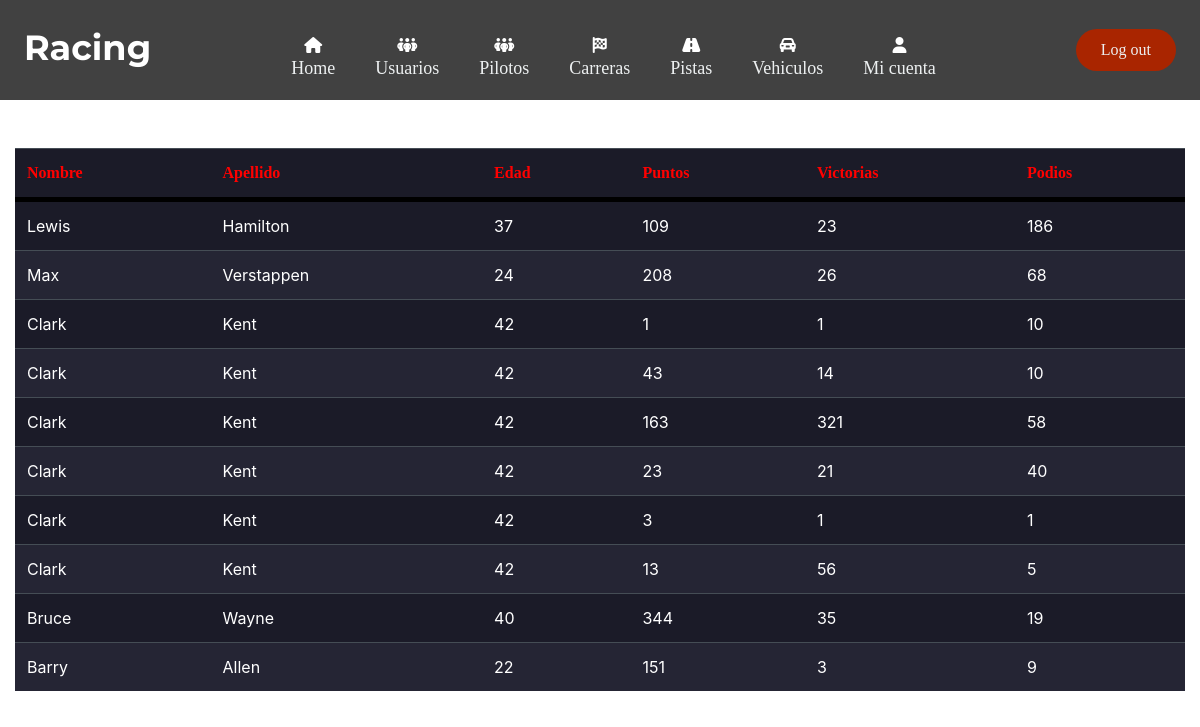
The page /Application/view/Pilotos.php on the database its author committed.
### tables this page shows
create table Piloto(
	pilotoID int auto_increment NOT NULL,
    puntos int,
    victorias int,
    podios int,
    usuarioID int NOT NULL,    
    
    primary key (pilotoID),
    foreign key (usuarioID) references Usuario(usuarioID)
);

create table Usuario (
	usuarioID int auto_increment NOT NULL,
    correo varchar(25) NOT NULL,
    contrasena varchar(25) NOT NULL,
    nombre varchar(25) NOT NULL,
    apellido varchar(25) NOT NULL,
    edad int NOT NULL,
    rolID int NOT NULL,
    
    primary key (usuarioID),
    foreign key (rolID) references Rol(rolID)
);

### Application/Model/UsuariosModel.php (called while the page is built, shortened)
<?php
function ConsultarPilotosModel()
{
    $instancia = AbrirBaseDatos();
    $listaCodigos = $instancia->query("CALL ConsultarPilotos();");
    return $listaCodigos;
}

### Application/Controller/UsuariosController.php (the view, shortened to what this page needs)
<?php
include "../Model/UsuariosModel.php";
    function ConsultarPilotos()
    {
        $listaPilotos = ConsultarPilotosModel();
        while($item = mysqli_fetch_array($listaPilotos))
        {
            echo "<tr>";
            echo "<td>" . $item["nombre"] . "</td>";
            echo "<td>" . $item["apellido"] . "</td>";
            echo "<td>" . $item["edad"] . "</td>";
            echo "<td>" . $item["puntos"] . "</td>";
            echo "<td>" . $item["victorias"] . "</td>";
            echo "<td>" . $item["podios"] . "</td>";
            echo "</tr>";
        }
    }
?>

### Application/view/Pilotos.php (shortened to what this page needs)
<?php include "componentes.php"; ?>
<?php include "../Controller/UsuariosController.php"; ?>
<!DOCTYPE html>
<html lang="en">
<head>
    <link href="../vendor/bootstrap/css/bootstrap.min.css" rel="stylesheet">
    <link href="../css/styles.css" rel="stylesheet">
    <link href="../css/tablas.css" rel="stylesheet">
    <link rel="stylesheet" href="https://use.fontawesome.com/releases/v5.15.4/css/all.css" />
</head>
<body>
    <?php MostrarHeader(); ?>
    <br>
    <br>
    <div id="page-content-wrapper">
        <div class="container-fluid">
            <table id="tUsuarios" class="table table-dark">
                <thead>
                    <tr>
                        <th scope="col">Nombre</th>
                        <th scope="col">Apellido</th>
                        <th scope="col">Edad</th>
                        <th scope="col">Puntos</th>
                        <th scope="col">Victorias</th>
                        <th scope="col">Podios</th>
                    </tr>
                </thead>
                <tbody>
                    <?php ConsultarPilotos(); ?>
                </tbody>
            </table>
        </div>
    </div>
</body>
</html>

### Application/view/componentes.php (shortened to what this page needs)
<?php
function MostrarHeader()
{
    echo '
  <header>
            <a class="logo" href="inicio.php"><label class="logox">Racing</label></a>
            <nav>
                <ul class="nav__links">
                    <li class="fa-solid fa-house"><a href="inicio.php">
                    <div class="menu-items">
                        Home
                      </div>
                    </a>
                    </li>
                    <li class="fa-solid fa-people-group"><a href="Usuarios.php">
                    <div class="menu-items">
                        Usuarios
                        </div>
                    </a>
                </li>
                    <li class="fa-solid fa-people-group"><a href="Pilotos.php">
                    <div class="menu-items">
                        Pilotos
                        </div>
                    </a>
                </li>
                    <li class="fa-solid fa-flag-checkered"><a href="Carreras.php">
                    <div class="menu-items">
                        Carreras
                        </div>
                    </a>
                </li>
                    <li class="fa-solid fa-road"><a href="Pistas.php">
                    <div class="menu-items">
                        Pistas
                        </div>
                    </a>
                </li>
                    <li class="fa-solid fa-car-rear"><a href="Vehiculos.php">
                    <div class="menu-items">
                        Vehiculos
                        </div>
                    </a>
                </li>
                    <li class="fa-solid fa-user"><a href="Cuenta.php">
                    <div class="menu-items">
                        Mi cuenta
                        </div>
                    </a>
                </li>
                </ul>
            </nav>
            <a class="cta" href="login.php">Log out</a>
            <p class="menu cta">Menu</p>
        </header>
        <div class="overlay">
            <a class="close">&times;</a>
            <div class="overlay__content">
                <a href="inicio.php">Home</a>
                <a href="Usuarios.php">Usuarios</a>
                <a href="Pilotos.php">Pilotos</a>
                <a href="Carreras.php">Carreras</a>
                <a href="Pistas.php">Pistas</a>
                <a href="Vehiculos.php">Vehiculos</a>
                <a href="Cuenta.php">Mi cuenta</a>
            </div>
        </div>
  ';
}

### Application/css/styles.css (style rules this page uses)
* { box-sizing: border-box; margin: 0; padding: 0; }
body { background-image: url(../img/carretera.jpg); background-repeat: no-repeat; background-size: cover; background-attachment: fixed; background-position: center; }
header { display: flex; justify-content: space-between; align-items: center; padding: 30px 2%; background-color: #414141; height: 100px; padding-bottom: 0; }
.logo { color: white; font-size: 35px; line-height: 80px; font-weight: bold; font-family: montserrat !important; }
label.logox { color: white; font-size: 35px; line-height: 80px; font-weight: bold; margin-bottom: 35px; }
.nav__links a, .cta, .overlay__content a { font-family: 'SF display' !important; font-weight: 500; color: #edf0f1; text-decoration: none; }
.nav__links { list-style: none; display: flex; }
.nav__links li { padding: 0px 20px; }
.nav__links li a { transition: color 0.3s ease 0s; }
.cta { padding: 9px 25px; background-color: rgb(169, 37, 0); border: none; border-radius: 50px; cursor: pointer; transition: background-color 0.3s ease 0s; text-decoration: none; margin-bottom: 30px }
.overlay { height: 100%; width: 0; position: fixed; z-index: 1; left: 0; top: 0; background-color: #24252a; overflow-x: hidden; transition: width 0.5s ease 0s; }
.overlay__content { display: flex; height: 100%; flex-direction: column; align-items: center; justify-content: center; }
.overlay a { padding: 15px; font-size: 36px; display: block; transition: color 0.3s ease 0s; }
.menu-items { font-size: large; padding-top: 5px; font-family: 'SF display' !important; text-align:center; align-items: center; justify-content: center; }
.fa-house { color:white; text-align:center; align-items: center; justify-content: center; }
.fa-people-group { color:white; text-align:center; align-items: center; justify-content: center; }
.fa-flag-checkered { color:white; text-align:center; align-items: center; justify-content: center; }
.fa-road { color:white; text-align:center; align-items: center; justify-content: center; }
.fa-car-rear { color:white; text-align:center; align-items: center; justify-content: center; }
.fa-user { color:white; text-align:center; align-items: center; justify-content: center; }

### Application/css/tablas.css (style rules this page uses)
tr:nth-child(even) { background-color:#252534; }
tr:nth-child(odd) { background-color:#1B1B28; }
thead { background-color:#252534; border-bottom: solid 5px black; color: red; font-family: SF display; }

### rows shown on the page
piloto: usuarioID.nombre "Lewis", usuarioID.apellido "Hamilton", usuarioID.edad "37", puntos "109", victorias "23", podios "186"
piloto: usuarioID.nombre "Max", usuarioID.apellido "Verstappen", usuarioID.edad "24", puntos "208", victorias "26", podios "68"
piloto: usuarioID.nombre "Clark", usuarioID.apellido "Kent", usuarioID.edad "42", puntos "1", victorias "1", podios "10"
piloto: usuarioID.nombre "Clark", usuarioID.apellido "Kent", usuarioID.edad "42", puntos "43", victorias "14", podios "10"
piloto: usuarioID.nombre "Clark", usuarioID.apellido "Kent", usuarioID.edad "42", puntos "163", victorias "321", podios "58"
piloto: usuarioID.nombre "Clark", usuarioID.apellido "Kent", usuarioID.edad "42", puntos "23", victorias "21", podios "40"
piloto: usuarioID.nombre "Clark", usuarioID.apellido "Kent", usuarioID.edad "42", puntos "3", victorias "1", podios "1"
piloto: usuarioID.nombre "Clark", usuarioID.apellido "Kent", usuarioID.edad "42", puntos "13", victorias "56", podios "5"
piloto: usuarioID.nombre "Bruce", usuarioID.apellido "Wayne", usuarioID.edad "40", puntos "344", victorias "35", podios "19"
piloto: usuarioID.nombre "Barry", usuarioID.apellido "Allen", usuarioID.edad "22", puntos "151", victorias "3", podios "9"
